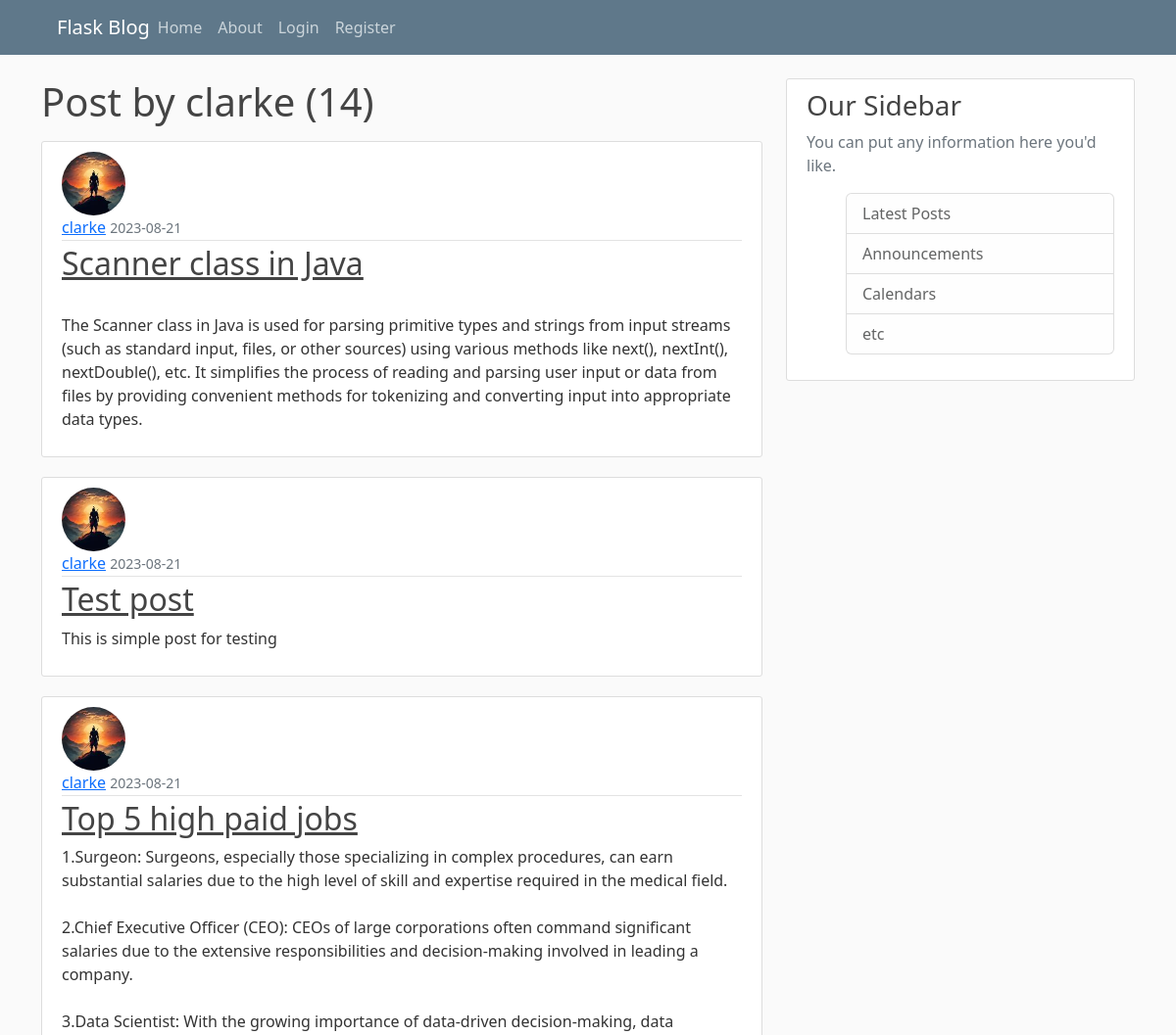
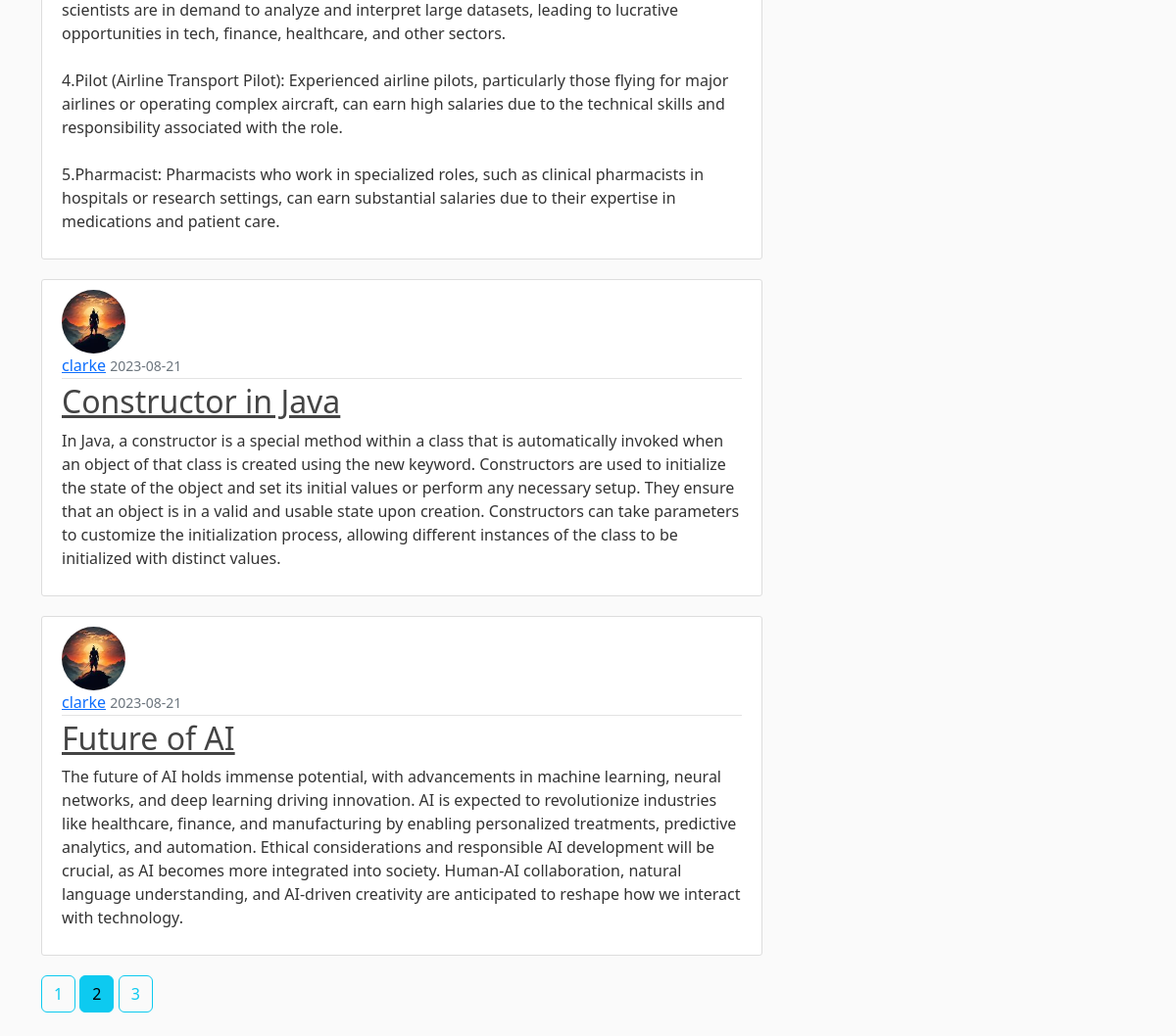
Page /user/clarke?page=2 on the committed database (2 pictures, top to bottom).
### flaskblog/models.py (models this page shows, shortened)
class User(db.Model,UserMixin) :
    id=db.Column(db.Integer,primary_key=True)
    username=db.Column(db.String(20),unique=True,nullable=False)
    email=db.Column(db.String(120),unique=True,nullable=False)
    image_file=db.Column(db.String(20),nullable=False,default='default.jpg')
    password=db.Column(db.String(60),nullable=False)
    posts=db.relationship('Post',backref='author',lazy=True)

class Post(db.Model) :
    id=db.Column(db.Integer,primary_key=True)
    title=db.Column(db.String(20),unique=True,nullable=False)
    date_posted=db.Column(db.DateTime,nullable=False,default=datetime.utcnow)
    content=db.Column(db.Text,nullable=False)
    user_id=db.Column(db.Integer,db.ForeignKey('user.id'),nullable=False)

### flaskblog/routes.py (the view)
@app.route("/user/<string:username>")
def user_posts(username):
    page=request.args.get('page',1,type=int)
    user=User.query.filter_by(username=username).first_or_404()
    posts=Post.query.filter_by(author=user).order_by(Post.date_posted.desc()).paginate(page=page,per_page=5)
    return render_template('user_posts.html',posts=posts,user=user)

### flaskblog/templates/user_posts.html (shortened to what this page needs)
{% extends "layout.html"%}
{%block content %}
    <h1 class="mb-3">Post by {{user.username}} ({{posts.total}})</h1>
        {% for post in posts.items%}
            <article class="media content-section">
                <img class="rounded-circle article-img" src="{{url_for('static',filename='profile_pics/' + post.author.image_file)}}">
                <div class="media-body">
                <div class="article-metadata">
                    <a class="mr-2" href="{{url_for('user_posts',username=post.author.username)}}">{{ post.author.username }}</a>
                    <small class="text-muted">{{ post.date_posted.strftime('%Y-%m-%d') }}</small>
                </div>
                <h2><a class="article-title" href="{{url_for('post',post_id=post.id)}}">{{ post.title }}</a></h2>
                <p class="article-content">{{ post.content }}</p>
                </div>
            </article>
        {%endfor%}
        {%for page_num in posts.iter_pages(left_edge=1,right_edge=1)%}
           {%if page_num%}
              {%if posts.page==page_num%}
                  <a class="btn btn-info mb-4" href="{{url_for('user_posts',username=user.username,page=page_num)}}">{{page_num}}</a>
              {%else%}
                 <a class="btn btn-outline-info mb-4" href="{{url_for('user_posts',username=user.username,page=page_num)}}">{{page_num}}</a>
              {%endif%}
           {%endif%}
        {%endfor%}
{%endblock content%}

### flaskblog/static/main.css (style rules this page uses)
body { background: #fafafa; color: #333333; margin-top: 5rem; }
h1, h2, h3, h4, h5, h6 { color: #444444; }
.content-section { background: #ffffff; padding: 10px 20px; border: 1px solid #dddddd; border-radius: 3px; margin-bottom: 20px; }
.article-title { color: #444444; }
.article-content { white-space: pre-line; }
.article-img { height: 65px; width: 65px; margin-right: 16px; }
.article-metadata { padding-bottom: 1px; margin-bottom: 4px; border-bottom: 1px solid #e3e3e3 }

### rows in the picture
User: username "clarke"
Post: image_file (picture), author.username "clarke", date_posted "2023-08-21", title "Scanner class in Java", content "The Scanner class in Java is used for parsing primitive types and strings from input streams (such as standard input, files, or other sources) using various methods like next(), nextInt(), nextDouble(), etc. It simplifies the process of reading and parsing user input or data from files by providing convenient methods for tokenizing and converting input into appropriate data types."
Post: image_file (picture), author.username "clarke", date_posted "2023-08-21", title "Test post", content "This is simple post for testing"
Post: image_file (picture), author.username "clarke", date_posted "2023-08-21", title "Top 5 high paid jobs", content "1.Surgeon: Surgeons, especially those specializing in complex procedures, can earn substantial salaries due to the high level of skill and expertise required in the medical field. 2.Chief Executive Officer (CEO): CEOs of large corporations often command significant salaries due to the extensive responsibilities and decision-making involved in leading a company. 3.Data Scientist: With the growing importance of data-driven decision-making, data scientists are in demand to analyze and interpret large datasets, leading to lucrative opportunities in tech, finance, healthcare, and other sectors. 4.Pilot (Airline Transport Pilot): Experienced airline pilots, particularly those flying for major…"
Post: image_file (picture), author.username "clarke", date_posted "2023-08-21", title "Constructor in Java", content "In Java, a constructor is a special method within a class that is automatically invoked when an object of that class is created using the new keyword. Constructors are used to initialize the state of the object and set its initial values or perform any necessary setup. They ensure that an object is in a valid and usable state upon creation. Constructors can take parameters to customize the initialization process, allowing different instances of the class to be initialized with distinct values."
Post: image_file (picture), author.username "clarke", date_posted "2023-08-21", title "Future of AI", content "The future of AI holds immense potential, with advancements in machine learning, neural networks, and deep learning driving innovation. AI is expected to revolutionize industries like healthcare, finance, and manufacturing by enabling personalized treatments, predictive analytics, and automation. Ethical considerations and responsible AI development will be crucial, as AI becomes more integrated into society. Human-AI collaboration, natural language understanding, and AI-driven creativity are anticipated to reshape how we interact with technology."

### other values in the picture
{{ posts.total }} "14"
{{ page_num }} "1" "3"
{{ page_num }} "2"
